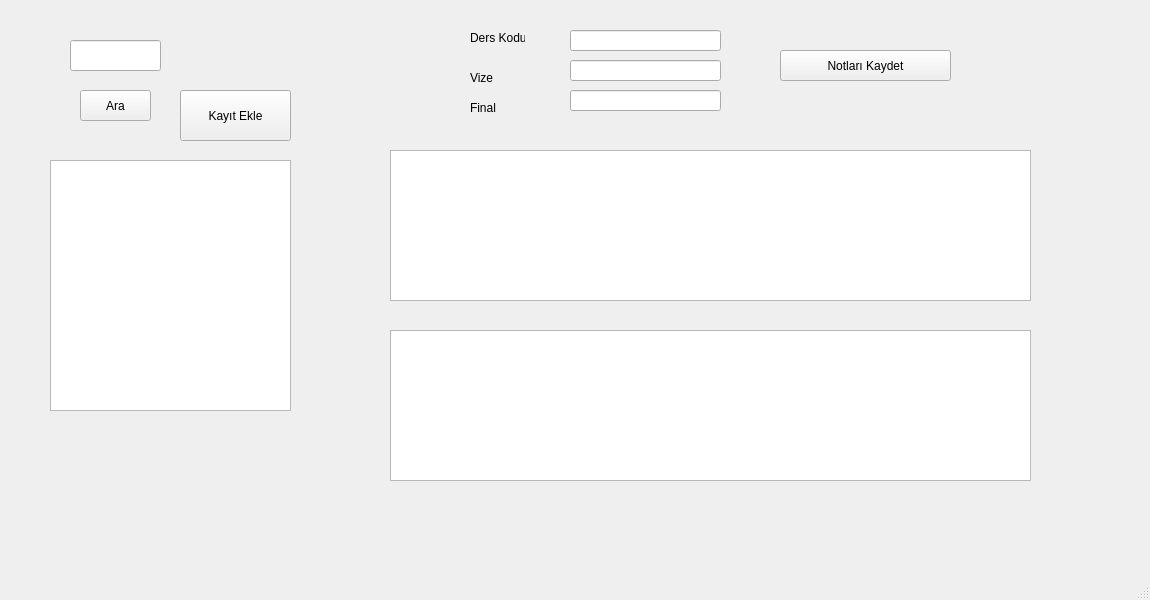
<?xml version="1.0" encoding="UTF-8"?>
<ui version="4.0">
 <class>MainWindow</class>
 <widget class="QMainWindow" name="MainWindow">
  <property name="geometry">
   <rect>
    <x>0</x>
    <y>0</y>
    <width>1150</width>
    <height>600</height>
   </rect>
  </property>
  <property name="windowTitle">
   <string>MainWindow</string>
  </property>
  <widget class="QWidget" name="centralwidget">
   <widget class="QTableView" name="tableView">
    <property name="geometry">
     <rect>
      <x>50</x>
      <y>160</y>
      <width>241</width>
      <height>251</height>
     </rect>
    </property>
   </widget>
   <widget class="QPushButton" name="pushButton">
    <property name="geometry">
     <rect>
      <x>180</x>
      <y>90</y>
      <width>111</width>
      <height>51</height>
     </rect>
    </property>
    <property name="text">
     <string>Kayıt Ekle</string>
    </property>
   </widget>
   <widget class="QLineEdit" name="lineEdit">
    <property name="geometry">
     <rect>
      <x>70</x>
      <y>40</y>
      <width>91</width>
      <height>31</height>
     </rect>
    </property>
   </widget>
   <widget class="QPushButton" name="pushButton_2">
    <property name="geometry">
     <rect>
      <x>80</x>
      <y>90</y>
      <width>71</width>
      <height>31</height>
     </rect>
    </property>
    <property name="text">
     <string>Ara</string>
    </property>
   </widget>
   <widget class="QTableView" name="tableView_2">
    <property name="geometry">
     <rect>
      <x>390</x>
      <y>150</y>
      <width>641</width>
      <height>151</height>
     </rect>
    </property>
   </widget>
   <widget class="QLineEdit" name="dersKodu">
    <property name="geometry">
     <rect>
      <x>570</x>
      <y>30</y>
      <width>151</width>
      <height>21</height>
     </rect>
    </property>
   </widget>
   <widget class="QLineEdit" name="Vize">
    <property name="geometry">
     <rect>
      <x>570</x>
      <y>60</y>
      <width>151</width>
      <height>21</height>
     </rect>
    </property>
   </widget>
   <widget class="QLineEdit" name="Finali">
    <property name="geometry">
     <rect>
      <x>570</x>
      <y>90</y>
      <width>151</width>
      <height>21</height>
     </rect>
    </property>
   </widget>
   <widget class="QLabel" name="label">
    <property name="geometry">
     <rect>
      <x>470</x>
      <y>30</y>
      <width>55</width>
      <height>16</height>
     </rect>
    </property>
    <property name="text">
     <string>Ders Kodu</string>
    </property>
   </widget>
   <widget class="QLabel" name="label_2">
    <property name="geometry">
     <rect>
      <x>470</x>
      <y>70</y>
      <width>55</width>
      <height>16</height>
     </rect>
    </property>
    <property name="text">
     <string>Vize</string>
    </property>
   </widget>
   <widget class="QLabel" name="label_3">
    <property name="geometry">
     <rect>
      <x>470</x>
      <y>100</y>
      <width>55</width>
      <height>16</height>
     </rect>
    </property>
    <property name="text">
     <string>Final</string>
    </property>
   </widget>
   <widget class="QTableView" name="tableView_3">
    <property name="geometry">
     <rect>
      <x>390</x>
      <y>330</y>
      <width>641</width>
      <height>151</height>
     </rect>
    </property>
   </widget>
   <widget class="QPushButton" name="Notlarikaydet">
    <property name="geometry">
     <rect>
      <x>780</x>
      <y>50</y>
      <width>171</width>
      <height>31</height>
     </rect>
    </property>
    <property name="text">
     <string>Notları Kaydet</string>
    </property>
   </widget>
  </widget>
  <widget class="QMenuBar" name="menubar">
   <property name="geometry">
    <rect>
     <x>0</x>
     <y>0</y>
     <width>1150</width>
     <height>25</height>
    </rect>
   </property>
  </widget>
  <widget class="QStatusBar" name="statusbar"/>
 </widget>
 <resources/>
 <connections/>
</ui>
